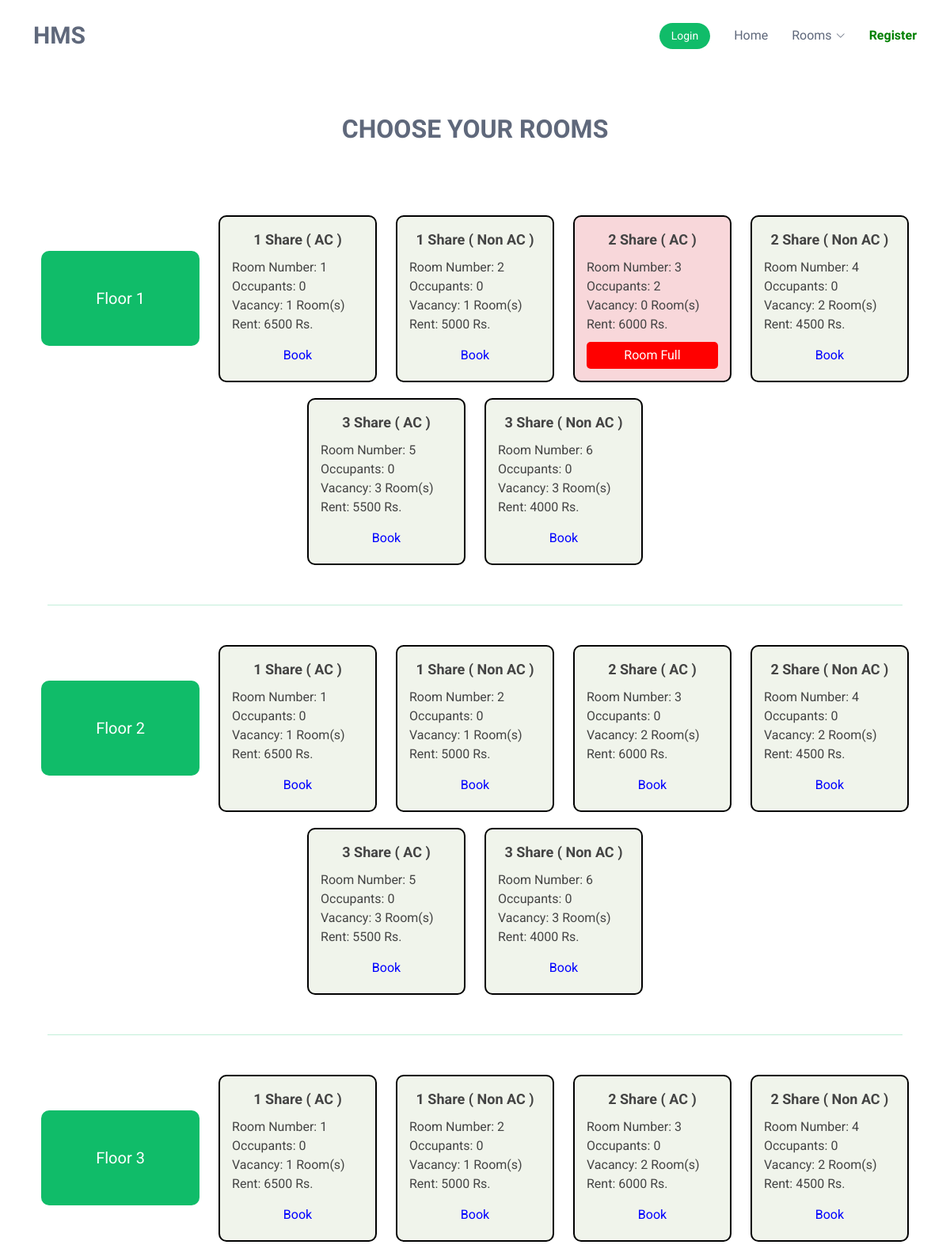
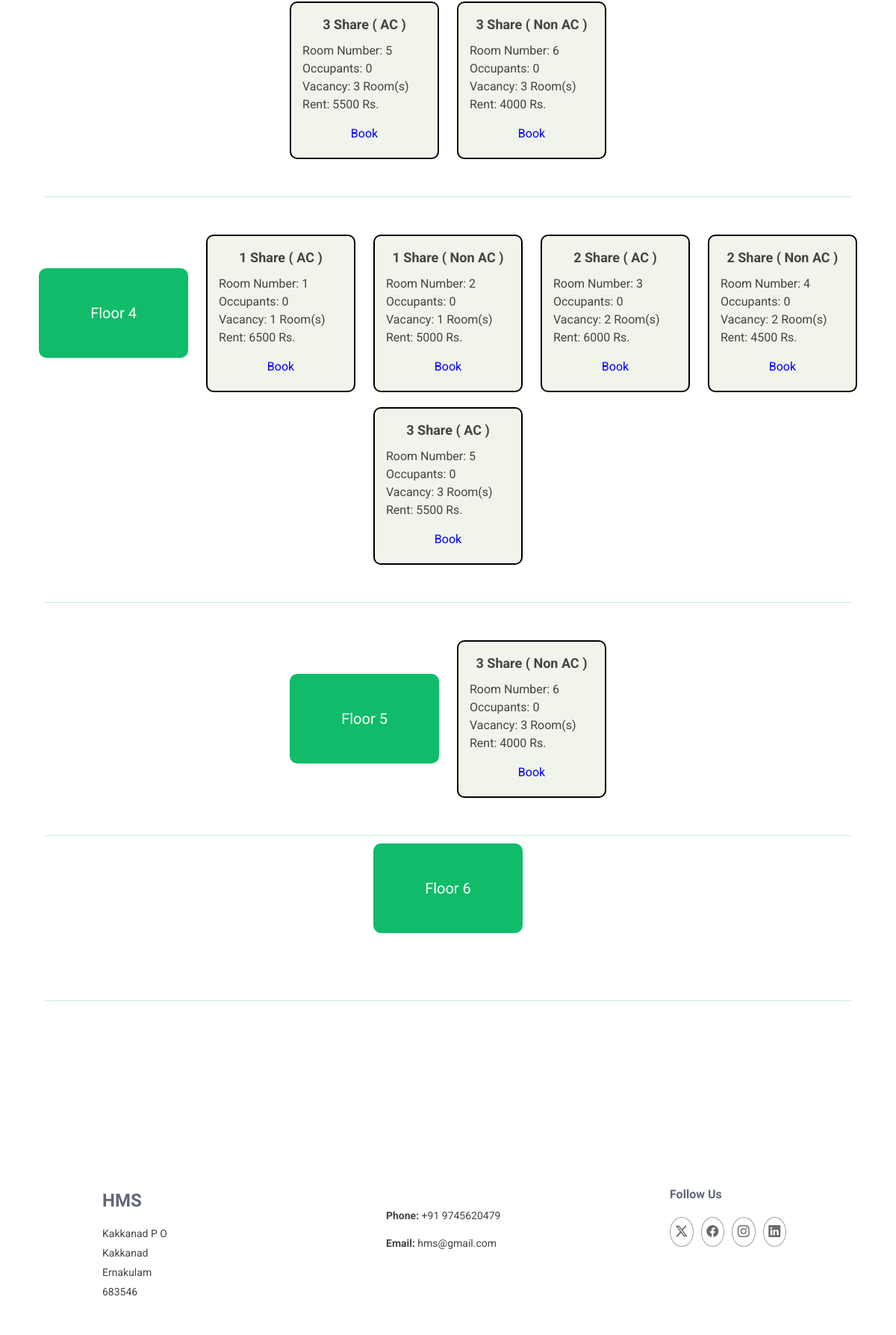
The app's page /Guest/viewRoomDetails.php with its own data (2 pictures, top to bottom).
### tables this page shows
CREATE TABLE `tbl_room` (
  `room_id` int(11) NOT NULL,
  `room_floor` int(11) NOT NULL,
  `room_number` int(11) NOT NULL,
  `room_type` int(11) NOT NULL,
  `room_capacity` int(11) NOT NULL,
  `no_of_occupants` int(11) NOT NULL,
  `room_rent` int(11) NOT NULL
);

### Guest/viewRoomDetails.php (the view, shortened to what this page needs)
<!DOCTYPE html>
<html lang="en">
<head>
  <link rel="stylesheet" href="https://cdnjs.cloudflare.com/ajax/libs/font-awesome/4.7.0/css/font-awesome.min.css">
  <link href="../Assets/Template/Student/vendor/bootstrap/css/bootstrap.min.css" rel="stylesheet">
  <link href="../Assets/Template/Student/vendor/bootstrap-icons/bootstrap-icons.css" rel="stylesheet">
  <link href="../Assets/Template/Student/vendor/aos/aos.css" rel="stylesheet">
  <link href="../Assets/Template/Student/vendor/glightbox/css/glightbox.min.css" rel="stylesheet">
  <link href="../Assets/Template/Student/vendor/swiper/swiper-bundle.min.css" rel="stylesheet">
  <link href="../Assets/Template/Student/css/main.css" rel="stylesheet">
</head>
<body class="index-page">
 <?php
 include("header.php");
 include("../Assets/Connection/Connection.php");
 $sel="select * from tbl_basic where basic_id=1";
 $rowSel=$con->query($sel);
 $dataSel=$rowSel->fetch_assoc();
 ?>
  <main class="main">
  <div class="container section-title" data-aos="fade-up">
<br>
<h2>Choose Your Rooms</h2>
</div>
    <center>
        <form id="form1" name="form1" method="post" action="roomPreference.php">
            <?php
            for ($j = 1; $j <= $dataSel["floor_count"]; ++$j) {
                $selQry = "SELECT * FROM tbl_room WHERE room_floor = $j";
                $row = $con->query($selQry);
            ?>
                    <div style="position: relative; display: inline-block; margin: 10px;
                            padding: 15px;border-radius: 10px;
                            width: 200px;color:white; background-color: #10bc69; top: -40px;";>
                        <div style="text-align: center;  font-size: 20px;">
                        <?php echo "<br>Floor " . $j."<br><br>"; ?>
                        </div>
                    </div>
                <?php
                while ($data = $row->fetch_assoc()) {
                ?>
                <div style="position: relative; display: inline-block; margin: 10px;
                            padding: 15px; border: 2px solid black; border-radius: 10px;
                            background-color: <?php echo ($data['room_capacity'] == $data['no_of_occupants']) ? '#f8d7da' : '#F0F4EB'; ?>;
                            width: 200px;">
                    <div style="text-align: center; font-weight: bold; font-size: 18px;">
                        <?php echo $data['room_capacity']." Share  ( ";
                        if($data["room_type"]==1) echo "AC";
                        else if($data["room_type"]==2) echo "Non AC";
                        echo " )" ?>
                    </div>
                    <div style="text-align: left; margin-top: 10px;">
                        <?php
                            echo "Room Number: " . $data['room_number'] . "<br>" .
                                "Occupants: " . $data['no_of_occupants'] . "<br>" .
                                "Vacancy: " . ($data['room_capacity'] - $data['no_of_occupants']) . " Room(s)<br>" .
                                "Rent: " . $data['room_rent'] . " Rs.<br>";
                        ?>
                    </div>
                    <div style="text-align: center; margin-top: 10px;">
                        <?php if ($data['room_capacity'] != $data['no_of_occupants']) { ?>
                            <a href="../Student/roomPreference.php?bookid=<?php echo $data['room_id']; ?>"
                            title="Book"
                            style="padding: 5px 10px; text-decoration: none; color: blue;
                                    border-radius: 5px; display: inline-block;">
                                Book
                            </a>
                        <?php } else { ?>
                            <div style="padding: 5px 10px; background-color: red; color: white;
                                        border-radius: 5px;">
                                Room Full
                            </div>
                        <?php } ?>
                    </div>
                </div>
                <?php
                }
                echo "<br><br>";
                ?>
                    <hr style="color:#10bc69; width: 90%;"><br>
                <?php
            }
            ?>
        </form>
    </center>
    </main>
    <br><br><br><br>
<?php
 include("footer.php");
 ?>
</body>
</html>
</body>
</html>

### Assets/Template/Student/css/main.css (style rules this page uses)
:root { --default-font: "Roboto", system-ui, -apple-system, "Segoe UI", Roboto, "Helvetica Neue", Arial, "Noto Sans", "Liberation Sans", sans-serif, "Apple Color Emoji", "Segoe UI Emoji", "Segoe UI Symbol", "Noto Color Emoji"; --heading-font: "Raleway", sans-serif; --nav-font: "Ubuntu", sans-serif; }
:root { --background-color: #ffffff; --default-color: #444444; --heading-color: #5f687b; --accent-color: #10bc69; --surface-color: #ffffff; --contrast-color: #ffffff; }
:root { --nav-color: #5f687b; --nav-hover-color: #10bc69; --nav-mobile-background-color: #ffffff; --nav-dropdown-background-color: #ffffff; --nav-dropdown-color: #5f687b; --nav-dropdown-hover-color: #10bc69; }
:root { scroll-behavior: smooth; }
body { color: var(--default-color); background-color: var(--background-color); font-family: var(--default-font); }
a { color: var(--accent-color); text-decoration: none; transition: 0.3s; }
h1, h2, h3, h4, h5, h6 { color: var(--heading-color); font-family: var(--heading-font); }
.section-title { text-align: center; padding: 30px 0; margin-bottom: 30px; position: relative; }
.section-title h2 { font-size: 32px; font-weight: 700; text-transform: uppercase; margin-bottom: 20px; padding-bottom: 0; position: relative; z-index: 2; }

### records on screen
tbl_room: room_capacity "1", room_type "AC", room_number "1", no_of_occupants "0", $data['room_capacity']-$data['no_of_occupants'] "1", room_rent "6500"
tbl_room: room_capacity "1", room_type "Non AC", room_number "2", no_of_occupants "0", $data['room_capacity']-$data['no_of_occupants'] "1", room_rent "5000"
tbl_room: room_capacity "2", room_type "AC", room_number "3", no_of_occupants "2", $data['room_capacity'] - $data['no_of_occupants'] "0", room_rent "6000", shows "Room Full"
tbl_room: room_capacity "2", room_type "Non AC", room_number "4", no_of_occupants "0", $data['room_capacity']-$data['no_of_occupants'] "2", room_rent "4500"
tbl_room: room_capacity "3", room_type "AC", room_number "5", no_of_occupants "0", $data['room_capacity']-$data['no_of_occupants'] "3", room_rent "5500"
tbl_room: room_capacity "3", room_type "Non AC", room_number "6", no_of_occupants "0", $data['room_capacity']-$data['no_of_occupants'] "3", room_rent "4000"
tbl_room: room_capacity "1", room_type "AC", room_number "1", no_of_occupants "0", $data['room_capacity']-$data['no_of_occupants'] "1", room_rent "6500"
tbl_room: room_capacity "1", room_type "Non AC", room_number "2", no_of_occupants "0", $data['room_capacity']-$data['no_of_occupants'] "1", room_rent "5000"
tbl_room: room_capacity "2", room_type "AC", room_number "3", no_of_occupants "0", $data['room_capacity']-$data['no_of_occupants'] "2", room_rent "6000"
tbl_room: room_capacity "2", room_type "Non AC", room_number "4", no_of_occupants "0", $data['room_capacity']-$data['no_of_occupants'] "2", room_rent "4500"
tbl_room: room_capacity "3", room_type "AC", room_number "5", no_of_occupants "0", $data['room_capacity']-$data['no_of_occupants'] "3", room_rent "5500"
tbl_room: room_capacity "3", room_type "Non AC", room_number "6", no_of_occupants "0", $data['room_capacity']-$data['no_of_occupants'] "3", room_rent "4000"
tbl_room: room_capacity "1", room_type "AC", room_number "1", no_of_occupants "0", $data['room_capacity']-$data['no_of_occupants'] "1", room_rent "6500"
tbl_room: room_capacity "1", room_type "Non AC", room_number "2", no_of_occupants "0", $data['room_capacity']-$data['no_of_occupants'] "1", room_rent "5000"
tbl_room: room_capacity "2", room_type "AC", room_number "3", no_of_occupants "0", $data['room_capacity']-$data['no_of_occupants'] "2", room_rent "6000"
tbl_room: room_capacity "2", room_type "Non AC", room_number "4", no_of_occupants "0", $data['room_capacity']-$data['no_of_occupants'] "2", room_rent "4500"
tbl_room: room_capacity "3", room_type "AC", room_number "5", no_of_occupants "0", $data['room_capacity']-$data['no_of_occupants'] "3", room_rent "5500"
tbl_room: room_capacity "3", room_type "Non AC", room_number "6", no_of_occupants "0", $data['room_capacity']-$data['no_of_occupants'] "3", room_rent "4000"
tbl_room: room_capacity "1", room_type "AC", room_number "1", no_of_occupants "0", $data['room_capacity']-$data['no_of_occupants'] "1", room_rent "6500"
tbl_room: room_capacity "1", room_type "Non AC", room_number "2", no_of_occupants "0", $data['room_capacity']-$data['no_of_occupants'] "1", room_rent "5000"
tbl_room: room_capacity "2", room_type "AC", room_number "3", no_of_occupants "0", $data['room_capacity']-$data['no_of_occupants'] "2", room_rent "6000"
tbl_room: room_capacity "2", room_type "Non AC", room_number "4", no_of_occupants "0", $data['room_capacity']-$data['no_of_occupants'] "2", room_rent "4500"
tbl_room: room_capacity "3", room_type "AC", room_number "5", no_of_occupants "0", $data['room_capacity']-$data['no_of_occupants'] "3", room_rent "5500"
tbl_room: room_capacity "3", room_type "Non AC", room_number "6", no_of_occupants "0", $data['room_capacity']-$data['no_of_occupants'] "3", room_rent "4000"
